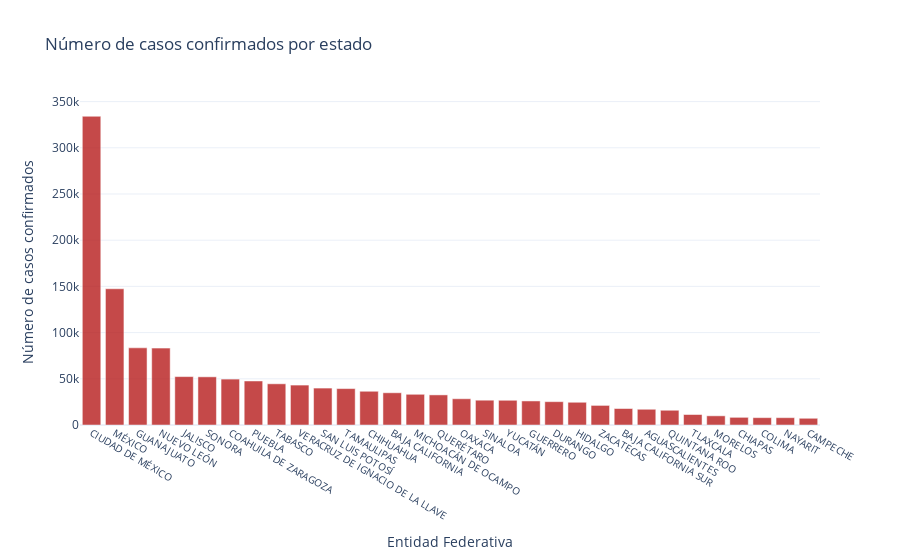

The notebook cell this image was saved under:
### Code cell
# Bar plot of the confirmed cases by stte
confirmados_por_entidad.sort_values("Casos confirmados", ascending = False, inplace = True ) # Ordenando por número de casos de forma descendente 
fig_bar_edo = px.bar( x = confirmados_por_entidad["ENTIDAD_FEDERATIVA"], y = confirmados_por_entidad["Casos confirmados"],
                        labels = dict(x = "Entidad Federativa", y = "Número de casos confirmados"), title = "Número de casos confirmados por estado")


fig_bar_edo.update_xaxes(type='category', tickfont=dict(size = 10))
fig_bar_edo.update_traces(marker = dict(color = "#b71c1c"), opacity = 0.8)
fig_bar_edo.show()

### Figure 1 — Plotly figure (JSON) as saved in the notebook; plotly's stock layout.template omitted (floating-point values rounded to 4 significant figures)
{"data": [{"alignmentgroup": "True", "hovertemplate": "Entidad Federativa=%{x}<br>Número de casos confirmados=%{y}<extra></extra>", "legendgroup": "", "marker": {"color": "#b71c1c"}, "name": "", "offsetgroup": "", "opacity": 0.8, "orientation": "v", "showlegend": false, "textposition": "auto", "type": "bar", "x": ["CIUDAD DE MÉXICO", "MÉXICO", "GUANAJUATO", "NUEVO LEÓN", "JALISCO", "SONORA", "COAHUILA DE ZARAGOZA", "PUEBLA", "TABASCO", "VERACRUZ DE IGNACIO DE LA LLAVE", "SAN LUIS POTOSÍ", "TAMAULIPAS", "CHIHUAHUA", "BAJA CALIFORNIA", "MICHOACÁN DE OCAMPO", "QUERÉTARO", "OAXACA", "SINALOA", "YUCATÁN", "GUERRERO", "DURANGO", "HIDALGO", "ZACATECAS", "BAJA CALIFORNIA SUR", "AGUASCALIENTES", "QUINTANA ROO", "TLAXCALA", "MORELOS", "CHIAPAS", "COLIMA", "NAYARIT", "CAMPECHE"], "xaxis": "x", "y": [334137, 147443, 83520, 83209, 52399, 52146, 49685, 47636, 44592, 43211, 39968, 39416, 36517, 34889, 33235, 32582, 28404, 26847, 26748, 26024, 25248, 24599, 21203, 17820, 17021, 15968, 11351, 9930, 8293, 7949, 7922, 7273], "yaxis": "y"}], "layout": {"barmode": "relative", "legend": {"tracegroupgap": 0}, "title": {"text": "Número de casos confirmados por estado"}, "xaxis": {"anchor": "y", "domain": [0, 1], "tickfont": {"size": 10}, "title": {"text": "Entidad Federativa"}, "type": "category"}, "yaxis": {"anchor": "x", "domain": [0, 1], "title": {"text": "Número de casos confirmados"}}}}
